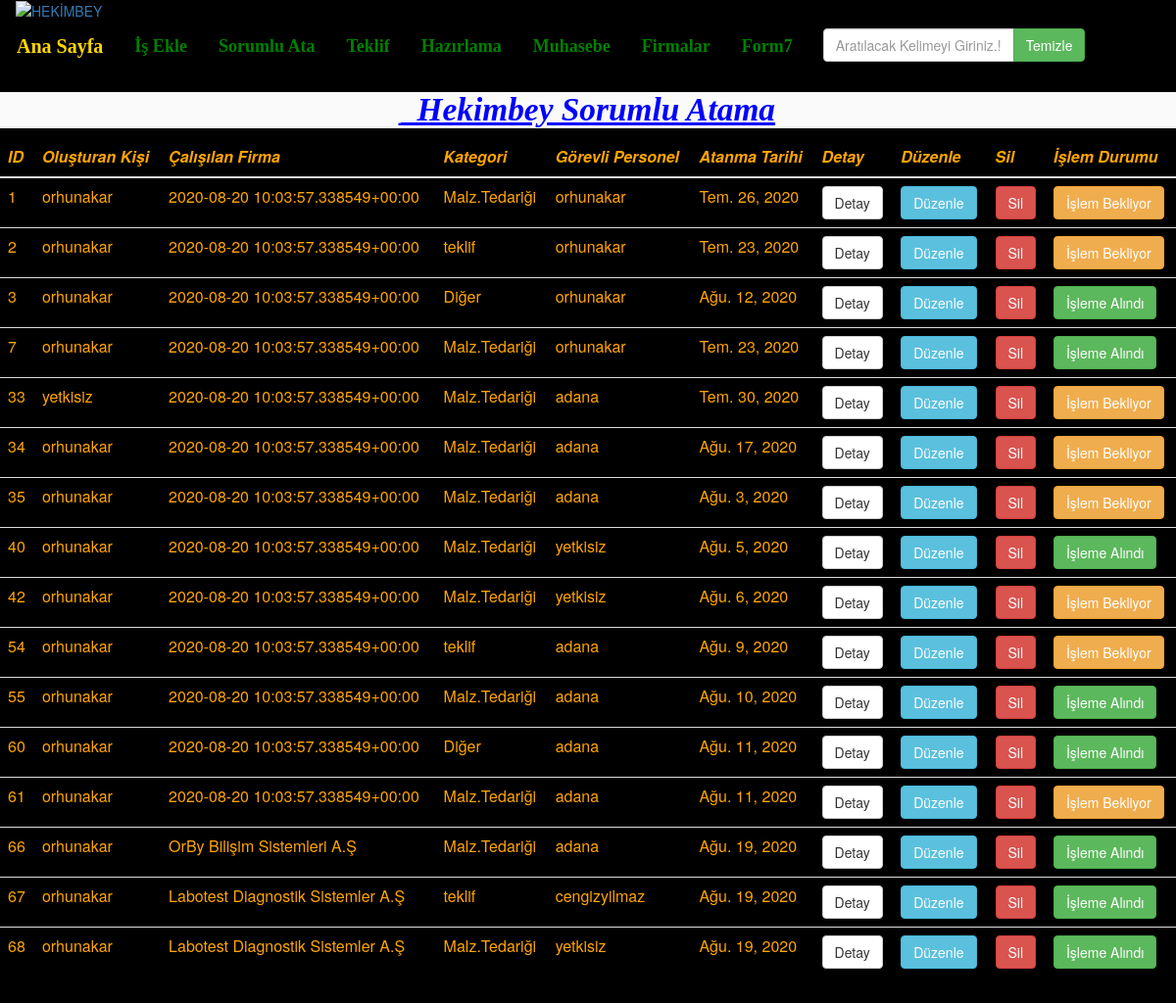
The page /form2/ (signed in) on the database its author committed.
### form2/models.py (models this page shows, shortened)
class Form2(models.Model):
    all_users = User.objects.all().order_by('username')
    all_user_choices = [(x.username , x.username) for x in all_users]
    Olusturan=models.ForeignKey(User,on_delete=models.CASCADE,blank=True,null=True)
    Form22 = models.ForeignKey(Form1 , on_delete=models.PROTECT , blank=True , null=True)
    Sorumlusu = models.CharField(choices=all_user_choices , max_length=25 , verbose_name='Sorumlu Kişiyi Ata' ,
                                 blank=False)
    AtanmaTarihi = models.DateTimeField(default=timezone.now, blank=False)
    Aciklama = models.TextField(verbose_name='Açıklama           ' , blank=False)

### form_1/models.py (models this page shows, shortened)
class Form1(models.Model):
    Birim = (
        ('Sağlık', 'Sağlık'),
        ('OSGB', 'OSGB'),
        ('Diğer', 'Diğer'),
    )
    kategori = (
        ('ihale', 'ihale'),
        ('teklif', 'Teklif'),
        ('Malz.Tedariği', 'Malz.Tedariği'),
        ('Diğer', 'Diğer'),
    )
    sorumlu = (
        ('cengiz bey', 'Cengiz Bey'),
        ('tekin bey', 'Tekin Bey'),
        ('ilhan bey', 'İlhan Bey'),
        ('mustafa bey', 'Mustafa Bey'),
        ('diğer', 'Diğer'),
    )
    adana=Firmalar.objects.all().order_by('firma_adi')
    adana_choices=[(x.firma_adi,x.firma_adi) for x in adana]
    Firmaid=models.ForeignKey(Firmalar,on_delete=models.PROTECT,blank=True,null=True)
    FirmaAdi=models.CharField(choices=adana_choices,max_length=60,verbose_name='Firma Adı',blank=False)
    Olusturan=models.ForeignKey(User,on_delete=models.CASCADE,blank=True,null=True)
    ilgili_birim = models.CharField(choices=Birim, max_length=25, verbose_name='İlgili Birim        ', blank=False)
    isin_kategorisi = models.CharField(choices=kategori, max_length=25, verbose_name='Yapılan İşin Kategorisi       ',blank=False)
    konusu = models.TextField(verbose_name='Konu ile ilgili Açıklama         ', blank=False)
    dosya = models.FileField( db_index=True,blank=True)
    sorumlu_kisi = models.CharField(choices=sorumlu, max_length=25, verbose_name='İşten Sorumlu Kişi        ', blank=False)
    baslangic = models.DateTimeField(default=timezone.now, blank=False)
    bitis = models.DateTimeField(default=date.today,blank=False)
    iptal=models.BooleanField(default=False,verbose_name='İşlemin Tamamını İptal Et')
    bugun = models.DateField(default=date.today)

### form2/views.py (the view)
# urls.py: url('' , views.form2_view , name='form2_view') ,
@login_required(login_url=login_view)
def form2_view(request):
    if request.user.is_staff or request.user.is_superuser:
        listeler = Form2Model.objects.all().order_by('Form22')
    else:
        listeler=Form2Model.objects.all().order_by('Form22').filter(Olusturan=request.user)
    """query = request.GET.get('q')
    if query:
        listeler = listeler.filter(
            Q(id=int(query)) |
            Q(Sorumlusu__icontains=query) |
            Q(Olusturan__username__icontains=query)
        ).distinct()"""
    return render(request , 'Form2/Form2.html' , {'listeler': listeler,'islemdeki':
                                                  [islemdeki.Form33 for islemdeki in Form3.objects.all() if islemdeki.Form33]
 })

### templates/Form2/Form2.html (shortened to what this page needs)
<html lang="Tr-tr">
<head>
  <link rel="stylesheet" href="https://maxcdn.bootstrapcdn.com/bootstrap/3.4.1/css/bootstrap.min.css">
</head>
<body>
<nav class="navbar navbar-expand-lg navbar-light bg-light" >
  <div  class="navbar-toggler">
    <div class="collapse navbar-collapse">
      <a class="logo-img-sticky site-logo-img-sticky" href="https://hekimbey.com.tr/">
          <img class="logo-img-sticky site-logo-img-sticky" src="https://hekimbey.com.tr/wp-content/uploads/2016/10/logo.png" alt="HEKİMBEY">
          </a>
    </div>
    <ul class="nav navbar-nav">
       <li class="active"><a style = "font-family:tahoma;color:gold;font-size:20 " href="/anasayfa" class="btn btn-dark" role="button"><strong>Ana Sayfa</strong></a></li>
        <li><a style = "font-family:Comic Sans;color:green;font-size:18 " href="/form1" class="btn btn-dark" role="button"><strong>İş Ekle</strong></a></li>
        <li><a style = "font-family:Comic Sans;color:green;font-size:18 " href="/form2"  class="btn btn-dark" role="button"><strong>Sorumlu Ata</strong> </a></li>
        <li><a style = "font-family:Comic Sans;color:green;font-size:18 "  href="/form3"  class="btn btn-dark" role="button"><strong>Teklif</strong> </a></li>
        <li><a style = "font-family:Comic Sans;color:green;font-size:18 " href="/form4"  class="btn btn-dark" role="button"><strong>Hazırlama</strong> </a></li>
        <li><a style = "font-family:Comic Sans;color:green;font-size:18 " href="/form5"  class="btn btn-dark" role="button"><strong>Muhasebe</strong></a></li>
        <li><a style = "font-family:Comic Sans;color:green;font-size:18 " href="/form6"  class="btn btn-dark" role="button"><strong>Firmalar</strong></a></li>
        <li><a style = "font-family:Comic Sans;color:green;font-size:18 " href="/form7"  class="btn btn-dark" role="button"><strong>Form7</strong></a></li>
        <form class="navbar-form navbar-left" role="search" method="GET" action="">
        <div class="input-group">
            <input class="form-control" type="text" name="q" placeholder="Aratılacak Kelimeyi Giriniz.!" id='myInput' onkeyup='searchTable()'>
            <span class="input-group-btn">
                <input class="btn btn-success" type="submit" value="Temizle">
            </span>
        </div>
        </form>
    </ul>
  </div>
</nav>
<h2 align="center" style="color:Blue"><u><i><b>_Hekimbey Sorumlu Atama</b></i></u></h2>
<form method="POST" action="" enctype="multipart/form-data" >{% csrf_token %}
        <div style="overflow-x:auto;">
<table class="table table-hover table-dark"  width="70" id='myTable'>
  <thead>
    <tr>
      <th scope="col"><i>ID</i></th>
        <th scope="col"><i>Oluşturan Kişi</i></th>
        <th scope="col"><i>Çalışılan Firma</i></th>
        <th scope="col"><i>Kategori</i></th>
      <th scope="col"><i>Görevli Personel</i></th>
      <th scope="col"><i>Atanma Tarihi</i></th>
         <th scope="col"><i>Detay</i></th>
        <th scope="col"><i>Düzenle</i></th>
        <th scope="col"><i>Sil</i></th>
        <th scope="col"><i>İşlem Durumu</i></th>
    </tr>
  </thead>
  <tbody>
                {% for listem in listeler %}
    <tr>
        <td>{{listem.Form22.id}}</td>
        <td id="user">{{listem.Olusturan.username}}</td>
        <td>{{listem.Form22.FirmaAdi}}</td>
         <td>{{listem.Form22.isin_kategorisi}}</td>
        <td>{{listem.Sorumlusu}}</td>
        <td>{{listem.AtanmaTarihi.date}}</td>
        <td><a href="{%url 'detail2' listem.id%}" class="btn btn-default" role="button">Detay</a></td>
        <td><a href="{%url 'update2' listem.id%}" class="btn btn-info" role="button">Düzenle</a></td>
        <td><a href="{%url 'delete2' listem.id%}" class="btn btn-danger" role="button" onclick="return confirmDel();">Sil</a></td>
        {% if listem in islemdeki %}
        <td><a href="" class="btn btn-success" role="button" name="cekim">İşleme Alındı
        {%else%}
        <td><a href="/form3/create/{{listem.Form22.id}}" class="btn btn-warning" role="button" name="cekim">İşlem Bekliyor
        {%endif%}
        </a></td>
    </tr>
   {% endfor %}
  </tbody>
</table>
        </div>
</form>
</body>

### templates/Form2/Form2.html (style rules this page uses)
h2 { font-family: Comic-Sans; color: orange; font-size: 25pt; background-color: #FAFAFA; }
body { background-color:Black;color:orange }

### rows shown on the page
Form2: Form22.id "1", Olusturan.username "orhunakar", Form22.FirmaAdi "2020-08-20 10:03:57.338549+00:00", Form22.isin_kategorisi "Malz.Tedariği", Sorumlusu "orhunakar", AtanmaTarihi "Tem. 26, 2020"
Form2: Form22.id "2", Olusturan.username "orhunakar", Form22.FirmaAdi "2020-08-20 10:03:57.338549+00:00", Form22.isin_kategorisi "teklif", Sorumlusu "orhunakar", AtanmaTarihi "Tem. 23, 2020"
Form2: Form22.id "3", Olusturan.username "orhunakar", Form22.FirmaAdi "2020-08-20 10:03:57.338549+00:00", Form22.isin_kategorisi "Diğer", Sorumlusu "orhunakar", AtanmaTarihi "Ağu. 12, 2020", shows "İşleme Alındı"
Form2: Form22.id "7", Olusturan.username "orhunakar", Form22.FirmaAdi "2020-08-20 10:03:57.338549+00:00", Form22.isin_kategorisi "Malz.Tedariği", Sorumlusu "orhunakar", AtanmaTarihi "Tem. 23, 2020", shows "İşleme Alındı"
Form2: Form22.id "33", Olusturan.username "yetkisiz", Form22.FirmaAdi "2020-08-20 10:03:57.338549+00:00", Form22.isin_kategorisi "Malz.Tedariği", Sorumlusu "adana", AtanmaTarihi "Tem. 30, 2020"
Form2: Form22.id "34", Olusturan.username "orhunakar", Form22.FirmaAdi "2020-08-20 10:03:57.338549+00:00", Form22.isin_kategorisi "Malz.Tedariği", Sorumlusu "adana", AtanmaTarihi "Ağu. 17, 2020"
Form2: Form22.id "35", Olusturan.username "orhunakar", Form22.FirmaAdi "2020-08-20 10:03:57.338549+00:00", Form22.isin_kategorisi "Malz.Tedariği", Sorumlusu "adana", AtanmaTarihi "Ağu. 3, 2020"
Form2: Form22.id "40", Olusturan.username "orhunakar", Form22.FirmaAdi "2020-08-20 10:03:57.338549+00:00", Form22.isin_kategorisi "Malz.Tedariği", Sorumlusu "yetkisiz", AtanmaTarihi "Ağu. 5, 2020", shows "İşleme Alındı"
Form2: Form22.id "42", Olusturan.username "orhunakar", Form22.FirmaAdi "2020-08-20 10:03:57.338549+00:00", Form22.isin_kategorisi "Malz.Tedariği", Sorumlusu "yetkisiz", AtanmaTarihi "Ağu. 6, 2020"
Form2: Form22.id "54", Olusturan.username "orhunakar", Form22.FirmaAdi "2020-08-20 10:03:57.338549+00:00", Form22.isin_kategorisi "teklif", Sorumlusu "adana", AtanmaTarihi "Ağu. 9, 2020"
Form2: Form22.id "55", Olusturan.username "orhunakar", Form22.FirmaAdi "2020-08-20 10:03:57.338549+00:00", Form22.isin_kategorisi "Malz.Tedariği", Sorumlusu "adana", AtanmaTarihi "Ağu. 10, 2020", shows "İşleme Alındı"
Form2: Form22.id "60", Olusturan.username "orhunakar", Form22.FirmaAdi "2020-08-20 10:03:57.338549+00:00", Form22.isin_kategorisi "Diğer", Sorumlusu "adana", AtanmaTarihi "Ağu. 11, 2020", shows "İşleme Alındı"
Form2: Form22.id "61", Olusturan.username "orhunakar", Form22.FirmaAdi "2020-08-20 10:03:57.338549+00:00", Form22.isin_kategorisi "Malz.Tedariği", Sorumlusu "adana", AtanmaTarihi "Ağu. 11, 2020"
Form2: Form22.id "66", Olusturan.username "orhunakar", Form22.FirmaAdi "OrBy Bilişim Sistemleri A.Ş", Form22.isin_kategorisi "Malz.Tedariği", Sorumlusu "adana", AtanmaTarihi "Ağu. 19, 2020", shows "İşleme Alındı"
Form2: Form22.id "67", Olusturan.username "orhunakar", Form22.FirmaAdi "Labotest Diagnostik Sistemler A.Ş", Form22.isin_kategorisi "teklif", Sorumlusu "cengizyilmaz", AtanmaTarihi "Ağu. 19, 2020", shows "İşleme Alındı"
Form2: Form22.id "68", Olusturan.username "orhunakar", Form22.FirmaAdi "Labotest Diagnostik Sistemler A.Ş", Form22.isin_kategorisi "Malz.Tedariği", Sorumlusu "yetkisiz", AtanmaTarihi "Ağu. 19, 2020", shows "İşleme Alındı"
